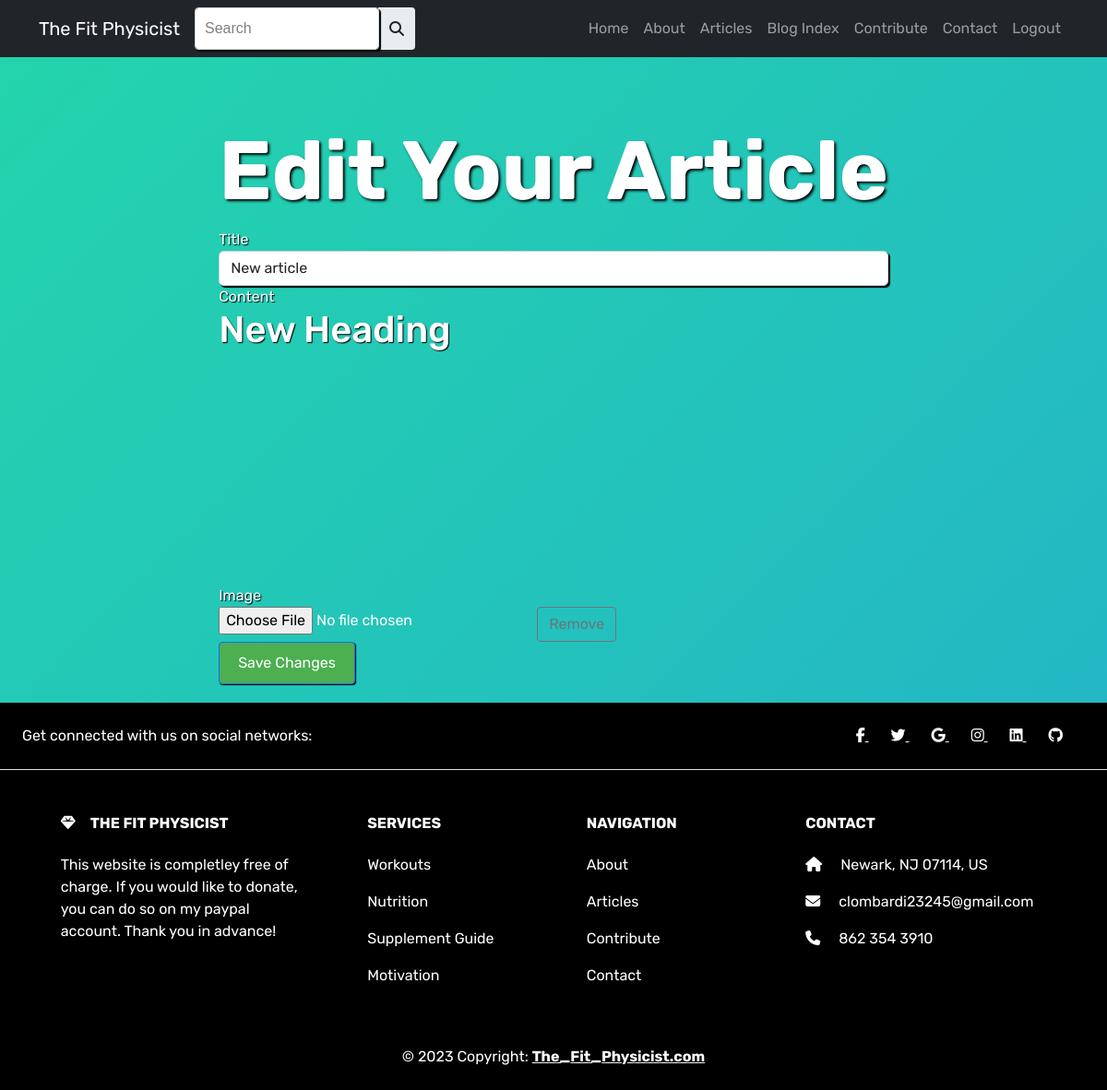
/edit/12 (signed in), run on an earlier commit of the app's database.
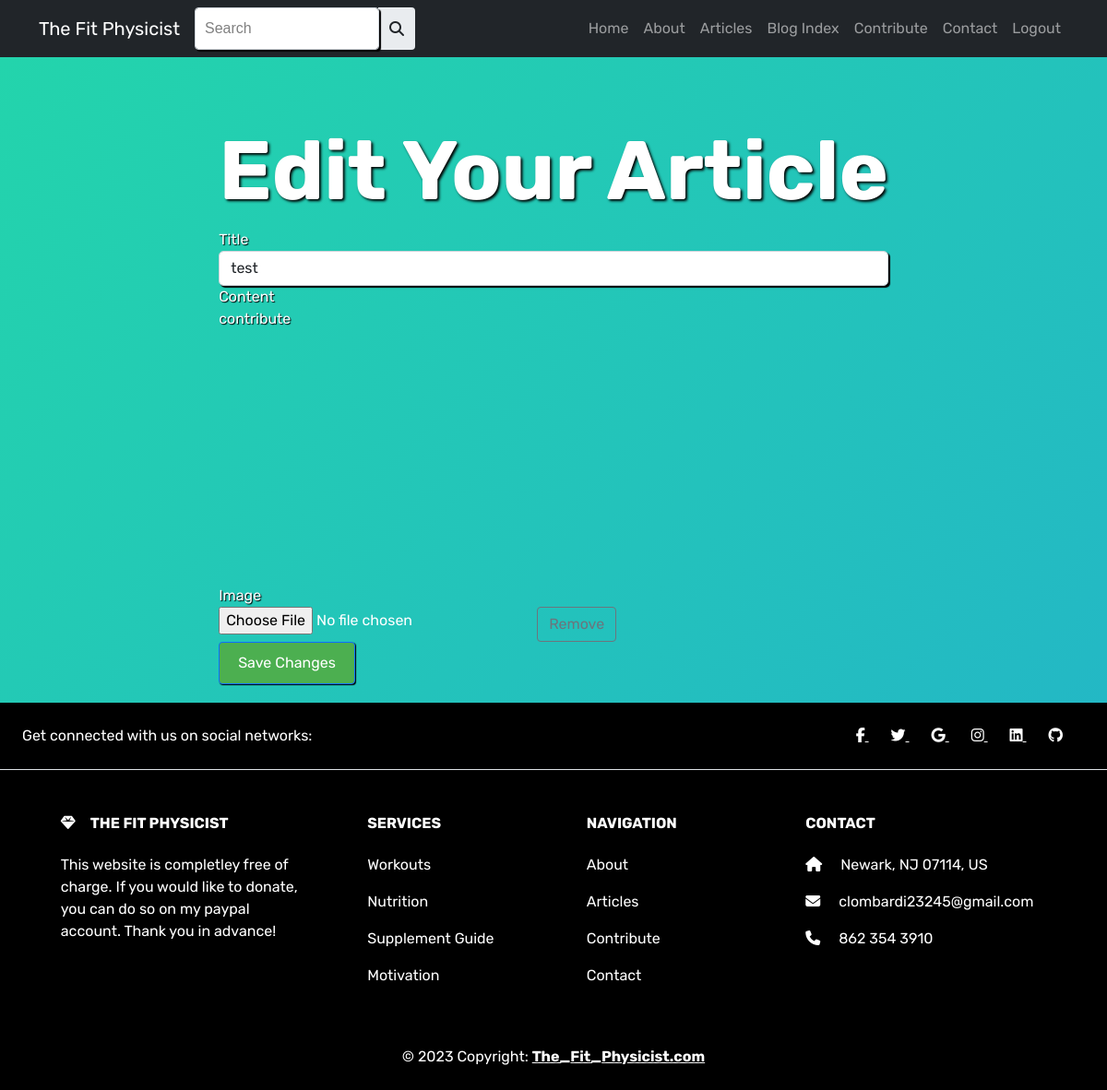
And on a later commit of the database.
### app.py (models this page shows, shortened)
class Article(db.Model):
    __tablename__ = "articles"
    id = db.Column(db.Integer, primary_key=True)
    title = db.Column(db.String(80), nullable=False)
    content = db.Column(db.String, nullable=False)
    created_on = db.Column(db.DateTime, default=datetime.now())
    user_id = db.Column(db.Integer, db.ForeignKey("users.id"), nullable=False)
    author = db.Column(db.String, nullable=False)
    image = db.Column(db.String)
    is_authenticated = db.Column(db.Boolean, default=False)
    user = db.relationship("User", backref=db.backref("articles", lazy=True))
    comments = db.relationship("Comment", back_populates="article")

### app.py (the view, shortened to what this page needs)
@app.route('/edit/<int:id>', methods=["GET", "POST"])
@login_required
def edit(id):
    article_edit = Article.query.get_or_404(id)
    if current_user.username == article_edit.author:
        return render_template('edit.html', title='Edit Your Article', article=article_edit)
    flash("You cannot edit another user's article!")
    return render_template('index.html', title='The Fit Physicist')

### app.py (called while the page is built)
@login_manager.user_loader
def load_user(user_id):
    return User.query.get(int(user_id))

### templates/edit.html (shortened to what this page needs)
{% extends 'base.html' %}
{% block head %}
<link rel="stylesheet" href="{{url_for('static', filename='css/edit.css')}}">
<link href="https://cdn.quilljs.com/1.3.6/quill.snow.css" rel="stylesheet">
{% endblock head %}
{% block content %}
<form action="/edit/{{article.id}}" method="POST" enctype="multipart/form-data" onsubmit="updateContentField()">
    <div class="form-group">
      <h3>Edit Your Article</h3>
    </div>
    <div class="form-group">
      <label for="title">Title</label>
      <input
        type="text"
        name="title"
        class="form-control"
        value="{{article.title}}"
      />
    </div>
    <div class="form-group">
      <label for="content">Content</label>
      <div id="editor" style="height: auto; min-height: 300px; width:100%;">{{ article.content | safe }}</div>
    </div>
    <div class="form-group">
      <label for="image">Image</label>
      <div class="input-group">
        <div class="custom-file">
          <input type="file" name="image" id="image" class="custom-file-input" accept="image/*" onchange="updateLabel(this)" />
        </div>
        <div class="input-group-append">
          <button type="button" class="btn btn-outline-secondary custom-remove-button" onclick="removeImage()">Remove</button>
        </div>
      </div>
    </div>
    <div class="form-group">
      <input type="submit" value="Save Changes" class="btn btn-primary" />
    </div>
  </form>
{% endblock content %}

What changed in the data, as far as the page shows it:
changed Article: title "New article" → "test"; content "New Heading" → "contribute"
